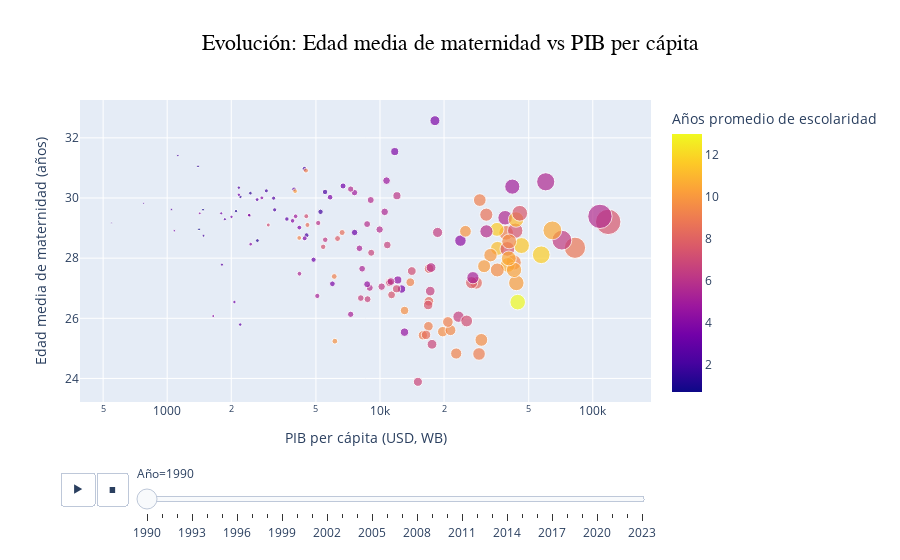

The cell this chart's notebook holds for it:
### Markdown cell above
## Evolución: Edad media de maternidad vs PIB per cápita

### Code cell
import numpy as np
import plotly.express as px
import pandas as pd

# Asegurar tipos numéricos
for c in ["gdp_per_capita", "mac", "edu_years"]:
    df[c] = pd.to_numeric(df[c], errors="coerce")

# Año como entero
df["year"] = pd.to_numeric(df["year"], errors="coerce").astype("Int64")

# Quitar infinitos y NaN
df = df.replace([np.inf, -np.inf], np.nan)
df_pos = df.dropna(subset=["year", "gdp_per_capita", "mac", "edu_years"])

# Filtrar para log (>0)
df_pos = df_pos[(df_pos["gdp_per_capita"] > 0) & (df_pos["mac"] > 0)]

years_order = sorted(df_pos["year"].unique())

fig_bubble = px.scatter(
    df_pos,
    x="gdp_per_capita",
    y="mac",
    color="edu_years",
    hover_name="country",
    size="gdp_per_capita",
    animation_frame="year",
    animation_group="country",
    category_orders={"year": years_order},
    labels={
        "gdp_per_capita": "PIB per cápita (USD, WB)",
        "mac": "Edad media de maternidad (años)",
        "edu_years": "Años promedio de escolaridad",
        "year": "Año",
    },
    title="Evolución: Edad media de maternidad vs PIB per cápita"
)

fig_bubble.update_layout(coloraxis_colorbar=dict(title="Años promedio de escolaridad"))
fig_bubble.update_xaxes(type="log")  # sin range_x
fig_bubble.update_layout(
    title_x=0.5,                  
    title_font=dict(size=22, family="Arial", color="black"),      
)
fig_bubble.show()

### Figure 1 — Plotly figure (JSON) as saved in the notebook; plotly's stock layout.template omitted (floating-point values rounded to 4 significant figures; data arrays with more than 128 entries replaced by an {"elided": "..."} marker saying what was removed)
{"data": [{"hovertemplate": "<b>%{hovertext}</b><br><br>Año=1990<br>PIB per cápita (USD, WB)=%{marker.size}<br>Edad media de maternidad (años)=%{y}<br>Años promedio de escolaridad=%{marker.color}<extra></extra>", "hovertext": {"elided": "146 str values"}, "ids": {"elided": "146 str values"}, "legendgroup": "", "marker": {"color": {"elided": "146 float values"}, "coloraxis": "coloraxis", "size": {"elided": "146 float values"}, "sizemode": "area", "sizeref": 364.0, "symbol": "circle"}, "mode": "markers", "name": "", "orientation": "v", "showlegend": false, "type": "scatter", "x": {"elided": "146 float values"}, "xaxis": "x", "y": {"elided": "146 float values"}, "yaxis": "y"}], "layout": {"coloraxis": {"colorbar": {"title": {"text": "Años promedio de escolaridad"}}, "colorscale": [[0, "#0d0887"], [0.1111, "#46039f"], [0.2222, "#7201a8"], [0.3333, "#9c179e"], [0.4444, "#bd3786"], [0.5556, "#d8576b"], [0.6667, "#ed7953"], [0.7778, "#fb9f3a"], [0.8889, "#fdca26"], [1, "#f0f921"]]}, "legend": {"itemsizing": "constant", "tracegroupgap": 0}, "sliders": [{"active": 0, "currentvalue": {"prefix": "Año="}, "len": 0.9, "pad": {"b": 10, "t": 60}, "steps": [{"args": [["1990"], {"frame": {"duration": 0, "redraw": false}, "fromcurrent": true, "mode": "immediate", "transition": {"duration": 0, "easing": "linear"}}], "label": "1990", "method": "animate"}, {"args": [["1991"], {"frame": {"duration": 0, "redraw": false}, "fromcurrent": true, "mode": "immediate", "transition": {"duration": 0, "easing": "linear"}}], "label": "1991", "method": "animate"}, {"args": [["1992"], {"frame": {"duration": 0, "redraw": false}, "fromcurrent": true, "mode": "immediate", "transition": {"duration": 0, "easing": "linear"}}], "label": "1992", "method": "animate"}, {"args": [["1993"], {"frame": {"duration": 0, "redraw": false}, "fromcurrent": true, "mode": "immediate", "transition": {"duration": 0, "easing": "linear"}}], "label": "1993", "method": "animate"}, {"args": [["1994"], {"frame": {"duration": 0, "redraw": false}, "fromcurrent": true, "mode": "immediate", "transition": {"duration": 0, "easing": "linear"}}], "label": "1994", "method": "animate"}, {"args": [["1995"], {"frame": {"duration": 0, "redraw": false}, "fromcurrent": true, "mode": "immediate", "transition": {"duration": 0, "easing": "linear"}}], "label": "1995", "method": "animate"}, {"args": [["1996"], {"frame": {"duration": 0, "redraw": false}, "fromcurrent": true, "mode": "immediate", "transition": {"duration": 0, "easing": "linear"}}], "label": "1996", "method": "animate"}, {"args": [["1997"], {"frame": {"duration": 0, "redraw": false}, "fromcurrent": true, "mode": "immediate", "transition": {"duration": 0, "easing": "linear"}}], "label": "1997", "method": "animate"}, {"args": [["1998"], {"frame": {"duration": 0, "redraw": false}, "fromcurrent": true, "mode": "immediate", "transition": {"duration": 0, "easing": "linear"}}], "label": "1998", "method": "animate"}, {"args": [["1999"], {"frame": {"duration": 0, "redraw": false}, "fromcurrent": true, "mode": "immediate", "transition": {"duration": 0, "easing": "linear"}}], "label": "1999", "method": "animate"}, {"args": [["2000"], {"frame": {"duration": 0, "redraw": false}, "fromcurrent": true, "mode": "immediate", "transition": {"duration": 0, "easing": "linear"}}], "label": "2000", "method": "animate"}, {"args": [["2001"], {"frame": {"duration": 0, "redraw": false}, "fromcurrent": true, "mode": "immediate", "transition": {"duration": 0, "easing": "linear"}}], "label": "2001", "method": "animate"}, {"args": [["2002"], {"frame": {"duration": 0, "redraw": false}, "fromcurrent": true, "mode": "immediate", "transition": {"duration": 0, "easing": "linear"}}], "label": "2002", "method": "animate"}, {"args": [["2003"], {"frame": {"duration": 0, "redraw": false}, "fromcurrent": true, "mode": "immediate", "transition": {"duration": 0, "easing": "linear"}}], "label": "2003", "method": "animate"}, {"args": [["2004"], {"frame": {"duration": 0, "redraw": false}, "fromcurrent": true, "mode": "immediate", "transition": {"duration": 0, "easing": "linear"}}], "label": "2004", "method": "animate"}, {"args": [["2005"], {"frame": {"duration": 0, "redraw": false}, "fromcurrent": true, "mode": "immediate", "transition": {"duration": 0, "easing": "linear"}}], "label": "2005", "method": "animate"}, {"args": [["2006"], {"frame": {"duration": 0, "redraw": false}, "fromcurrent": true, "mode": "immediate", "transition": {"duration": 0, "easing": "linear"}}], "label": "2006", "method": "animate"}, {"args": [["2007"], {"frame": {"duration": 0, "redraw": false}, "fromcurrent": true, "mode": "immediate", "transition": {"duration": 0, "easing": "linear"}}], "label": "2007", "method": "animate"}, {"args": [["2008"], {"frame": {"duration": 0, "redraw": false}, "fromcurrent": true, "mode": "immediate", "transition": {"duration": 0, "easing": "linear"}}], "label": "2008", "method": "animate"}, {"args": [["2009"], {"frame": {"duration": 0, "redraw": false}, "fromcurrent": true, "mode": "immediate", "transition": {"duration": 0, "easing": "linear"}}], "label": "2009", "method": "animate"}, {"args": [["2010"], {"frame": {"duration": 0, "redraw": false}, "fromcurrent": true, "mode": "immediate", "transition": {"duration": 0, "easing": "linear"}}], "label": "2010", "method": "animate"}, {"args": [["2011"], {"frame": {"duration": 0, "redraw": false}, "fromcurrent": true, "mode": "immediate", "transition": {"duration": 0, "easing": "linear"}}], "label": "2011", "method": "animate"}, {"args": [["2012"], {"frame": {"duration": 0, "redraw": false}, "fromcurrent": true, "mode": "immediate", "transition": {"duration": 0, "easing": "linear"}}], "label": "2012", "method": "animate"}, {"args": [["2013"], {"frame": {"duration": 0, "redraw": false}, "fromcurrent": true, "mode": "immediate", "transition": {"duration": 0, "easing": "linear"}}], "label": "2013", "method": "animate"}, {"args": [["2014"], {"frame": {"duration": 0, "redraw": false}, "fromcurrent": true, "mode": "immediate", "transition": {"duration": 0, "easing": "linear"}}], "label": "2014", "method": "animate"}, {"args": [["2015"], {"frame": {"duration": 0, "redraw": false}, "fromcurrent": true, "mode": "immediate", "transition": {"duration": 0, "easing": "linear"}}], "label": "2015", "method": "animate"}, {"args": [["2016"], {"frame": {"duration": 0, "redraw": false}, "fromcurrent": true, "mode": "immediate", "transition": {"duration": 0, "easing": "linear"}}], "label": "2016", "method": "animate"}, {"args": [["2017"], {"frame": {"duration": 0, "redraw": false}, "fromcurrent": true, "mode": "immediate", "transition": {"duration": 0, "easing": "linear"}}], "label": "2017", "method": "animate"}, {"args": [["2018"], {"frame": {"duration": 0, "redraw": false}, "fromcurrent": true, "mode": "immediate", "transition": {"duration": 0, "easing": "linear"}}], "label": "2018", "method": "animate"}, {"args": [["2019"], {"frame": {"duration": 0, "redraw": false}, "fromcurrent": true, "mode": "immediate", "transition": {"duration": 0, "easing": "linear"}}], "label": "2019", "method": "animate"}, {"args": [["2020"], {"frame": {"duration": 0, "redraw": false}, "fromcurrent": true, "mode": "immediate", "transition": {"duration": 0, "easing": "linear"}}], "label": "2020", "method": "animate"}, {"args": [["2021"], {"frame": {"duration": 0, "redraw": false}, "fromcurrent": true, "mode": "immediate", "transition": {"duration": 0, "easing": "linear"}}], "label": "2021", "method": "animate"}, {"args": [["2022"], {"frame": {"duration": 0, "redraw": false}, "fromcurrent": true, "mode": "immediate", "transition": {"duration": 0, "easing": "linear"}}], "label": "2022", "method": "animate"}, {"args": [["2023"], {"frame": {"duration": 0, "redraw": false}, "fromcurrent": true, "mode": "immediate", "transition": {"duration": 0, "easing": "linear"}}], "label": "2023", "method": "animate"}], "x": 0.1, "xanchor": "left", "y": 0, "yanchor": "top"}], "title": {"font": {"color": "black", "family": "Arial", "size": 22}, "text": "Evolución: Edad media de maternidad vs PIB per cápita", "x": 0.5}, "updatemenus": [{"buttons": [{"args": [null, {"frame": {"duration": 500, "redraw": false}, "fromcurrent": true, "mode": "immediate", "transition": {"duration": 500, "easing": "linear"}}], "label": "&#9654;", "method": "animate"}, {"args": [[null], {"frame": {"duration": 0, "redraw": false}, "fromcurrent": true, "mode": "immediate", "transition": {"duration": 0, "easing": "linear"}}], "label": "&#9724;", "method": "animate"}], "direction": "left", "pad": {"r": 10, "t": 70}, "showactive": false, "type": "buttons", "x": 0.1, "xanchor": "right", "y": 0, "yanchor": "top"}], "xaxis": {"anchor": "y", "domain": [0, 1], "title": {"text": "PIB per cápita (USD, WB)"}, "type": "log"}, "yaxis": {"anchor": "x", "domain": [0, 1], "title": {"text": "Edad media de maternidad (años)"}}}}
